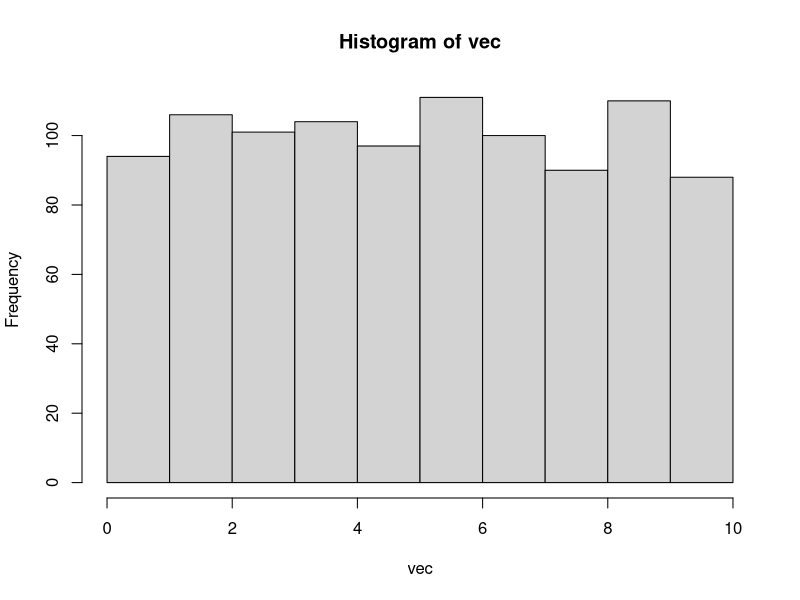
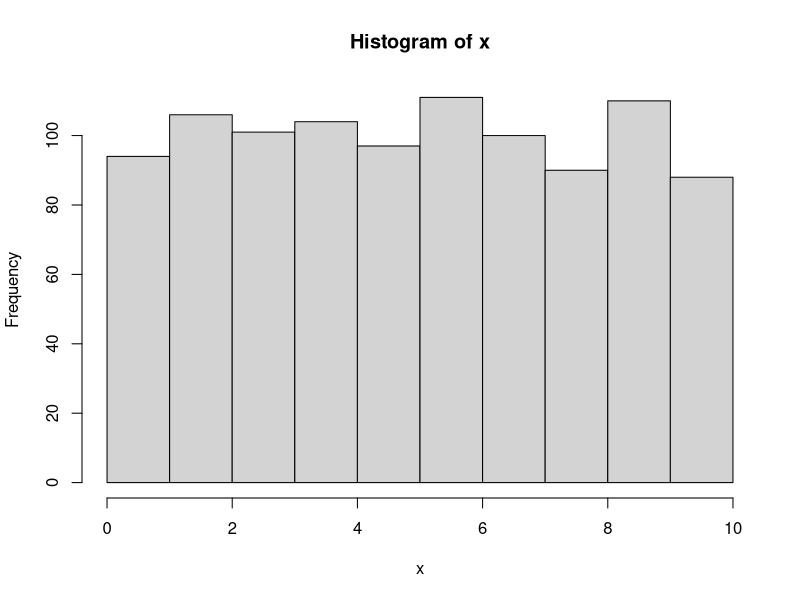
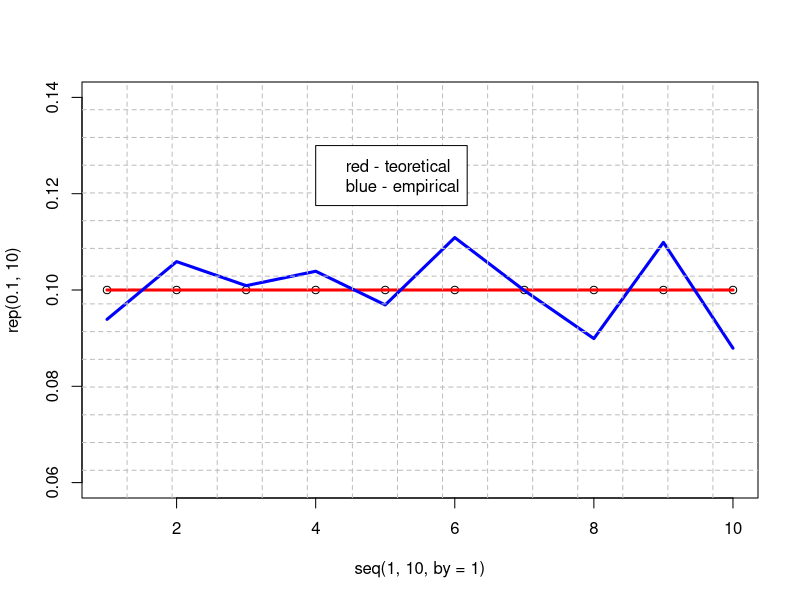

Write the R code that produced these figures, in order. (Note: this script raises an error after producing the figures.)

chisqr <- function(vec){
  prob <- rep(10, 0)
  teoretical <- hist(vec, breaks = 10)$counts
  
  prob <- rep(0.1, 10)
  
  chisqr <- c(0)
  for(i in 1 : 10){
    chisqr <- chisqr + (teoretical[i] - prob[i] * length(vec)) ^ 2 / (prob[i] * length(vec))
  }
  cat("counted chi^2:", chisqr, "table 95% chi^2:", qchisq(.95, df = 9), 
      "\nis counted < critical p-value?", (chisqr < qchisq(.95, df = 9)), "\n")
}

{
  N <- c(1000)
  
  {
    x <- rep(0, N + 1)
    for(i in 1 : N){
      x[i] <- ceiling(runif(1, 0, 1) * 10)
    }
  }
  
  
  cat("empirical mean:", mean(x), "teoretical:", sum(seq(1, 10, by = 1) * rep(0.1, 10)), "\n")
  
  teoreticalMean <- c(sum(seq(1, 10, by = 1) * rep(0.1, 10)))
  
  cat("empirical variance:", var(x), 
      "teoretical:", sum((seq(1, 10, by = 1) - rep(teoreticalMean, 10)) ^ 2 * rep(0.1, 10)), "\n")
  
  chisqr(x)
  
  {
    colums <- hist(x, breaks = 10, xlim = c(0, 10))$density
    plot(x = seq(1, 10, by = 1), y = rep(0.1, 10))
    lines(x = seq(1, 10, by = 1), y = rep(0.1, 10), lwd = 3, col = "red")
    lines(x = seq(1, 10, by = 1), y = colums, lwd = 3, col = "blue")
    grid(nx = 15, ny = 15, lty = 2, col = "gray", lwd = 1)
    legend(4, .13, c("red - teoretical", "blue - empirical"))
  }
}

solveVar17()

